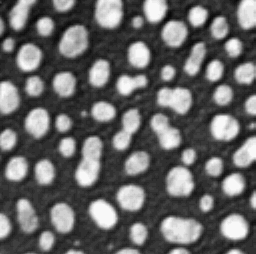
#> input picture examples/input_data/blobs.tif, 256 x 254 px
$ jupyter execute test2.ipynb   (shell and % lines are left out)
#> lines starting #> are read from the running program, lines starting #| are printed output that depends on the picture; after the words box and inside, x2 and y2 are one past the last pixel; in counts of white or black regions, pixels touching at a corner belong together
# Image Segmentation with **scikit‑image**

This notebook demonstrates a simple pipeline for detecting bright objects in a microscopy image.

**Workflow**

| Step | Description |
|------|-------------|
| 0️⃣ | Import libraries |
| 1️⃣ | Load the image |
| 2️⃣ | (Optional) Contrast enhancement |
| 3️⃣ | Otsu thresholding |
| 4️⃣ | Mask clean‑up (small objects / holes) |
| 5️⃣ | Connected‑component labeling |
| 6️⃣ | Visualisation of each stage |
| 7️⃣ | Report the number of objects |

All required packages are part of the standard scientific Python stack. |

## Installation (optional)

If the environment does not already contain the required packages, run:

```bash
pip install -q scikit-image matplotlib
```

> **Tip:** Use a virtual environment to avoid permission warnings like the one shown in the output.

## 0. Import the necessary libraries

[cell 1]
import numpy as np
from skimage import io, filters, morphology, measure, exposure, color
import matplotlib.pyplot as plt

## 1. Load the image

We read the sample file `blobs.tif`.
If you have a different image, replace `image_path` with the appropriate path.

[cell 2]
# Path to the example image (replace with your own path if needed)
image_path = "input_data/blobs.tif"

# Read the image – it may be 2‑D (grayscale) or 3‑D (RGB)
raw_image = io.imread(image_path)
#> raw_image is the input picture: shape (254, 256); min 8, max 248, mean 103.3

# Convert to a normalized grayscale image in the range [0, 1]
if raw_image.ndim == 3:                     # RGB image → gray
    gray_image = color.rgb2gray(raw_image)
else:
    gray_image = raw_image.astype(float) / 255.0

## 2. Enhance contrast (optional)

Adaptive histogram equalisation (`exposure.equalize_adapthist`) stretches the intensity range, which often improves the separation between foreground and background before Otsu thresholding.

[cell 3]
# Adaptive histogram equalisation stretches the intensity range
enhanced = exposure.equalize_adapthist(gray_image)

## 3. Compute an Otsu threshold

Otsu’s method automatically selects a global intensity threshold for bimodal histograms. The resulting binary mask (`binary_mask`) marks bright objects as **True**.

[cell 4]
# Otsu's method works well for bimodal histograms
threshold_value = filters.threshold_otsu(enhanced)
#> threshold_value = 0.486
binary_mask = enhanced > threshold_value
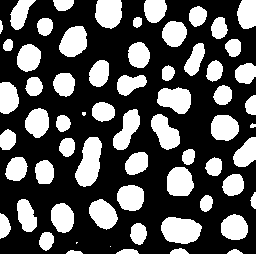
#> binary_mask: shape (254, 256) bool; 34.2% white; 64 white regions (3 under 20 px), largest, box (x1, y1, x2, y2) and area: (75, 137, 102, 187) 902, (161, 217, 202, 244) 858, (157, 87, 191, 114) 676

## 4. Clean the binary mask

* Remove isolated pixels (`remove_small_objects`, `min_size=20`).
* Fill small holes (`remove_small_holes`, `area_threshold=20`).

These operations reduce spurious detections before labeling.

[cell 5]
# Remove small isolated pixels and fill small holes
cleaned = morphology.remove_small_objects(binary_mask, min_size=20)
cleaned = morphology.remove_small_holes(cleaned, area_threshold=20)

## 5. Label connected components

`measure.label` assigns a unique integer label to each connected region (8‑connectivity).
`object_count` stores the total number of detected objects.

[cell 6]
labeled_image = measure.label(cleaned, connectivity=2)
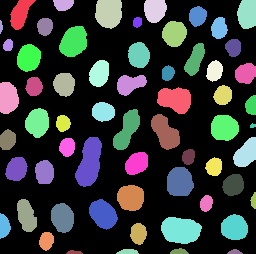
#> labeled_image: shape (254, 256) int32; 62 distinct labels, from 0 to 61; one colour per label, 0 black
object_count = labeled_image.max()  # number of distinct labels
#> object_count = 61

## 6. Visualise intermediate results

Three figures are displayed:

1. **Original gray image** – the raw data after conversion to grayscale.
2. **Cleaned binary mask** – the thresholded image after small‑object / hole removal.
3. **Labeled objects** – each detected object coloured uniquely (`color.label2rgb`).

The figures use a 5 × 5 inch canvas and have axes turned off for a cleaner look.

[cell 7]
# Original gray image
fig1, ax1 = plt.subplots(figsize=(5, 5))
ax1.imshow(gray_image, cmap='gray')
ax1.set_title("Original Gray Image")
ax1.axis('off')
plt.show()

[cell 8]
# Cleaned binary mask
fig2, ax2 = plt.subplots(figsize=(5, 5))
ax2.imshow(cleaned, cmap='gray')
ax2.set_title("Cleaned Binary Mask")
ax2.axis('off')
plt.show()

[cell 9]
# Labeled objects with a random colormap
fig3, ax3 = plt.subplots(figsize=(5, 5))
ax3.imshow(color.label2rgb(labeled_image, bg_label=0))
ax3.set_title("Labeled Bright Objects")
ax3.axis('off')
plt.show()
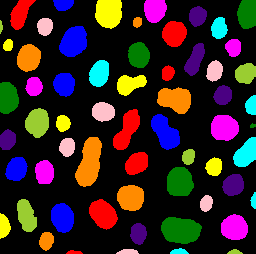
#> shown: shape (254, 256, 3) float64; mean R, G, B 0.199, 0.135, 0.141

## 7. Report the number of detected objects

The variable `object_count` holds the final count (61 for the provided `blobs.tif`).
Feel free to change the image or the size thresholds to see how the count varies.

[cell 10]
display("Number of bright objects")
print(object_count)
#| 61
